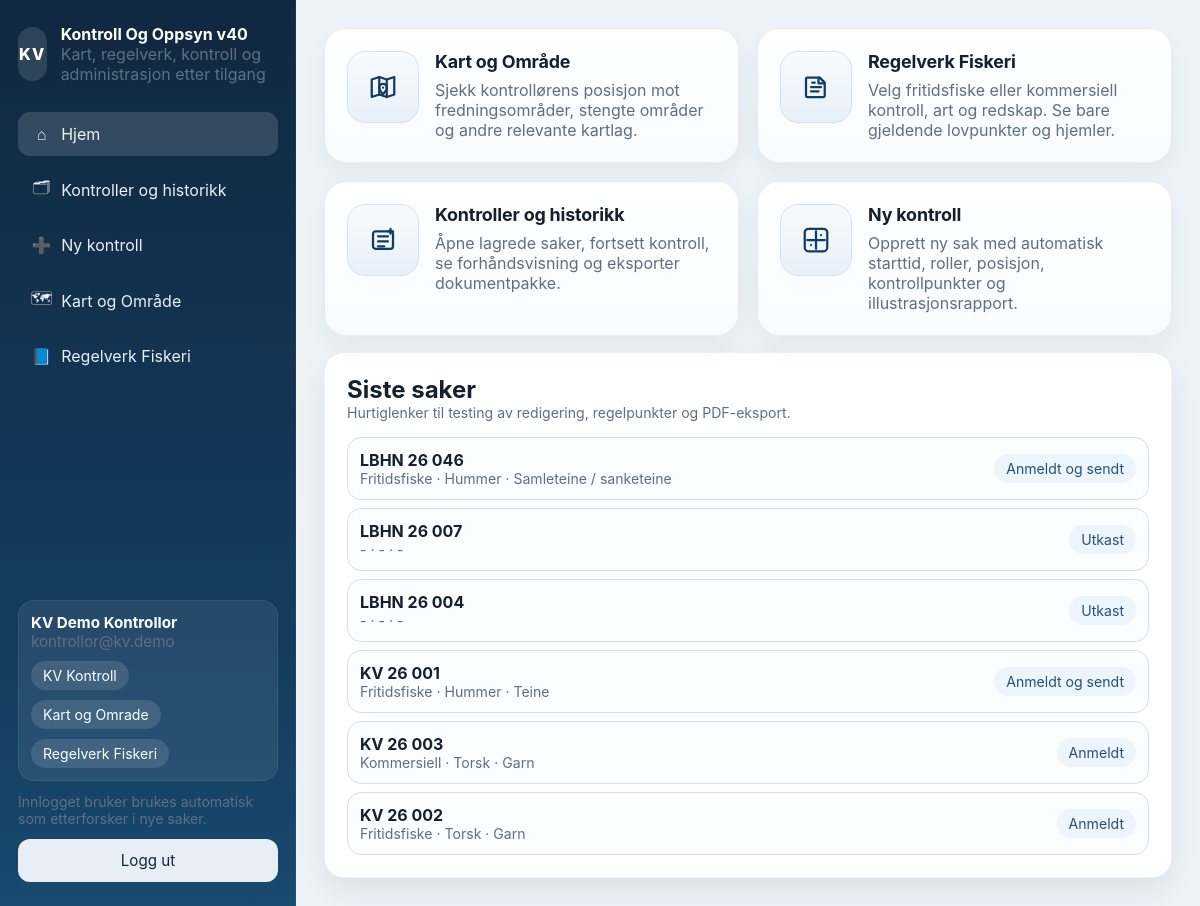
/dashboard (signed in), run on the app's committed database.
### tables this page shows
CREATE TABLE users (
                id INTEGER PRIMARY KEY AUTOINCREMENT,
                email TEXT NOT NULL UNIQUE,
                full_name TEXT NOT NULL,
                password_hash TEXT NOT NULL,
                role TEXT NOT NULL CHECK (role IN ('admin', 'investigator')),
                last_complainant_name TEXT,
                last_witness_name TEXT,
                active INTEGER NOT NULL DEFAULT 1,
                created_at TEXT NOT NULL,
                updated_at TEXT NOT NULL
            , case_prefix TEXT, address TEXT, phone TEXT, vessel_affiliation TEXT, permissions_json TEXT NOT NULL DEFAULT '[]');

CREATE TABLE cases (
                id INTEGER PRIMARY KEY AUTOINCREMENT,
                case_number TEXT NOT NULL UNIQUE,
                created_by INTEGER NOT NULL REFERENCES users(id) ON DELETE RESTRICT,
                investigator_name TEXT NOT NULL,
                complainant_name TEXT,
                witness_name TEXT,
                case_basis TEXT NOT NULL DEFAULT 'patruljeobservasjon',
                basis_source_name TEXT,
                basis_details TEXT,
                control_type TEXT,
                fishery_type TEXT,
                species TEXT,
                gear_type TEXT,
                start_time TEXT,
                end_time TEXT,
                location_name TEXT,
                latitude REAL,
                longitude REAL,
                area_status TEXT,
                area_name TEXT,
                suspect_name TEXT,
                suspect_phone TEXT,
                suspect_birthdate TEXT,
                suspect_address TEXT,
                suspect_post_place TEXT,
                lookup_text TEXT,
                vessel_name TEXT,
                vessel_reg TEXT,
                radio_call_sign TEXT,
                notes TEXT,
                hearing_text TEXT,
                seizure_notes TEXT,
                summary TEXT,
                findings_json TEXT NOT NULL DEFAULT '[]',
                source_snapshot_json TEXT NOT NULL DEFAULT '[]',
                crew_json TEXT NOT NULL DEFAULT '[]',
                external_actors_json TEXT NOT NULL DEFAULT '[]',
                hummer_participant_no TEXT,
                hummer_last_registered TEXT,
                observed_gear_count INTEGER,
                complaint_override TEXT,
                own_report_override TEXT,
                interview_report_override TEXT,
                seizure_report_override TEXT,
                interview_sessions_json TEXT NOT NULL DEFAULT '[]',
                complainant_signature TEXT,
                witness_signature TEXT,
                investigator_signature TEXT,
                suspect_signature TEXT,
                status TEXT NOT NULL DEFAULT 'Utkast',
                last_generated_pdf TEXT,
                last_previewed_at TEXT,
                created_at TEXT NOT NULL,
                updated_at TEXT NOT NULL
            , deleted_at TEXT, deleted_by INTEGER);

### app/routers/pages.py (the view)
@router.get('/dashboard', response_class=HTMLResponse)
def dashboard(request: Request, status_filter: str = 'all'):
    user = require_permission(request, 'kv_kontroll', detail='Brukeren har ikke tilgang til KV Kontroll.')
    cases = db.list_cases(user, status_filter=status_filter)
    counts = db.case_counts(user)
    return render_template(request, 'dashboard.html', cases=cases, counts=counts, status_filter=status_filter)

### app/templates/dashboard.html (shortened to what this page needs)
{% extends 'base.html' %}
{% block content %}
<section class="home-card-grid">
  <a class="home-link-card" href="/kart">
    <div class="home-card-icon" aria-hidden="true">
    </div>
    <div>
      <h2>Kart og Område</h2>
      <p class="muted">Sjekk kontrollørens posisjon mot fredningsområder, stengte områder og andre relevante kartlag.</p>
    </div>
  </a>
  <a class="home-link-card" href="/regelverk">
    <div class="home-card-icon" aria-hidden="true">
      <svg viewBox="0 0 24 24" fill="none" stroke-width="1.8" stroke-linecap="round" stroke-linejoin="round"><path d="M5 4.5h10l4 4V19a1 1 0 0 1-1 1H5a1 1 0 0 1-1-1v-13.5a1 1 0 0 1 1-1z"></path><path d="M14 4.5V9h4"></path><path d="M8 12h8"></path><path d="M8 15.5h6"></path><path d="M9 8.5h2"></path></svg>
    </div>
    <div>
      <h2>Regelverk Fiskeri</h2>
      <p class="muted">Velg fritidsfiske eller kommersiell kontroll, art og redskap. Se bare gjeldende lovpunkter og hjemler.</p>
    </div>
  </a>
  <a class="home-link-card" href="/kontroller">
    <div class="home-card-icon" aria-hidden="true">
      <svg viewBox="0 0 24 24" fill="none" stroke-width="1.8" stroke-linecap="round" stroke-linejoin="round"><rect x="4" y="5" width="16" height="14" rx="2"></rect><path d="M8 9h8"></path><path d="M8 13h8"></path><path d="M8 17h5"></path><path d="M18 3v4"></path><path d="M16 5h4"></path></svg>
    </div>
    <div>
      <h2>Kontroller og historikk</h2>
      <p class="muted">Åpne lagrede saker, fortsett kontroll, se forhåndsvisning og eksporter dokumentpakke.</p>
    </div>
  </a>
  <a class="home-link-card" href="/cases/new">
    <div class="home-card-icon" aria-hidden="true">
      <svg viewBox="0 0 24 24" fill="none" stroke-width="1.8" stroke-linecap="round" stroke-linejoin="round"><path d="M12 5v14"></path><path d="M5 12h14"></path><rect x="3" y="3" width="18" height="18" rx="3"></rect><path d="M16 8h0"></path><path d="M8 16h0"></path></svg>
    </div>
    <div>
      <h2>Ny kontroll</h2>
      <p class="muted">Opprett ny sak med automatisk starttid, roller, posisjon, kontrollpunkter og illustrasjonsrapport.</p>
    </div>
  </a>
</section>
<section class="card margin-top-m">
  <div class="card-header">
    <div>
      <h2>Siste saker</h2>
      <div class="muted small">Hurtiglenker til testing av redigering, regelpunkter og PDF-eksport.</div>
    </div>
  </div>
  <div class="recent-case-list">
    {% for case in cases[:6] %}
    <a class="recent-case" href="/cases/{{ case.id }}/edit">
      <div>
        <strong>{{ case.case_number }}</strong>
        <div class="muted small">{{ case.control_type or '-' }} · {{ case.species or case.fishery_type or '-' }} · {{ case.gear_type or '-' }}</div>
      </div>
      <span class="pill">{{ case.status }}</span>
    </a>
    {% else %}
    <div class="muted">Ingen saker ennå.</div>
    {% endfor %}
  </div>
</section>
{% endblock %}

### app/templates/base.html (shortened to what this page needs)
<!DOCTYPE html>
<html lang="no">
<head>
  <link rel="stylesheet" href="https://unpkg.com/leaflet@1.9.4/dist/leaflet.css" />
  <link rel="stylesheet" href="/static/styles.css" />
</head>
<body>
  <div class="app-shell">
    {% if current_user %}
    <aside class="sidebar">
      <div>
        <div class="brand">
          <div class="brand-badge">KV</div>
          <div>
            <strong>Kontroll Og Oppsyn {{ app_version }}</strong>
            <div class="muted sidebar-subtitle">Kart, regelverk, kontroll og administrasjon etter tilgang</div>
          </div>
        </div>
        <nav class="nav">
          {% for link in nav_links %}
          <a href="{{ link.href }}" class="nav-link {% if request.url.path == link.href or request.url.path.startswith(link.href ~ '/') %}active{% endif %}"><span class="nav-link-icon" aria-hidden="true">{{ link.icon }}</span><span>{{ link.label }}</span></a>
          {% endfor %}
        </nav>
      </div>
      <div class="sidebar-footer">
        <div class="sidebar-user-card">
          <div><strong>{{ current_user.full_name }}</strong></div>
          <div class="muted">{{ current_user.email }}</div>
          <div class="permission-chip-list margin-top-s">
            {% for permission in current_permissions %}
            <span class="pill pill-invert">{{ permission_labels[permission] }}</span>
            {% endfor %}
          </div>
        </div>
        {% if 'kv_kontroll' in current_permissions %}
        <div class="sidebar-note small muted">
          Innlogget bruker brukes automatisk som etterforsker i nye saker.
        </div>
        {% else %}
        <div class="sidebar-note small muted">
          Denne brukeren ser bare modulene som er gitt i adminoppsettet.
        </div>
        {% endif %}
        <form method="post" action="/logout">
          <button class="btn btn-secondary btn-full" type="submit">Logg ut</button>
        </form>
      </div>
    </aside>
    {% endif %}
    <main class="main {% if not current_user %}main-logged-out{% endif %}">
      {% block content %}{% endblock %}
    </main>
  </div>
</body>
</html>

### app/static/styles.css (style rules this page uses)
:root { --bg: #eef3f8; --card: #ffffff; --text: #12202f; --muted: #5f6f81; --line: #d5dfeb; --primary: #10273d; --primary-2: #24527b; --danger: #ab2c2c; --success: #0e6e46; --shadow: 0 12px 30px rgba(15, 39, 64, 0.09); --radius: 20px; }
* { box-sizing: border-box; }
html, body { margin: 0; padding: 0; font-family: Inter, ui-sans-serif, system-ui, -apple-system, BlinkMacSystemFont, 'Segoe UI', sans-serif; color: var(--text); background: var(--bg); }
a { color: inherit; text-decoration: none; }
body { min-height: 100vh; }
input, select, textarea, button { font: inherit; }
button { cursor: pointer; }
.app-shell { display: flex; min-height: 100vh; }
.sidebar { width: 296px; background: linear-gradient(180deg, #10283f, #143c60 72%, #18496f 100%); color: #fff; padding: 24px 18px; display: flex; flex-direction: column; justify-content: space-between; box-shadow: inset -1px 0 0 rgba(255,255,255,0.06); }
.brand { display: flex; align-items: center; gap: 14px; }
.brand-badge { width: 54px; height: 54px; border-radius: 16px; background: rgba(255,255,255,0.12); display: grid; place-items: center; font-weight: 800; letter-spacing: 0.08em; }
.nav { display: grid; gap: 8px; margin-top: 28px; }
.nav-link { padding: 12px 14px; border-radius: 12px; color: rgba(255,255,255,0.92); display: flex; align-items: center; gap: 10px; }
.sidebar-footer { display: grid; gap: 12px; font-size: 0.95rem; }
.main { flex: 1; padding: 28px; }
.card { background: var(--card); border-radius: var(--radius); box-shadow: var(--shadow); padding: 22px; border: 1px solid rgba(15, 39, 64, 0.06); }
.card-header { display: flex; justify-content: space-between; align-items: center; gap: 12px; margin-bottom: 16px; }
.card-header h2, .card-header h3 { margin: 0; }
.muted { color: var(--muted); }
.small { font-size: 0.88rem; }
.pill { display: inline-flex; align-items: center; gap: 8px; padding: 6px 12px; border-radius: 999px; background: #eef4fb; color: var(--primary-2); font-size: 0.88rem; }
.btn { border: none; border-radius: 12px; padding: 12px 16px; display: inline-flex; align-items: center; justify-content: center; gap: 8px; }
.btn-secondary { background: #e8eef6; color: var(--primary); }
.btn-full { width: 100%; }
.margin-top-s { margin-top: 10px; }
.margin-top-m { margin-top: 16px; }
.nav-link.active { background: rgba(255,255,255,0.14); }
.nav-link-icon { width: 1.2rem; display: inline-flex; justify-content: center; align-items: center; font-size: 1rem; flex: 0 0 1.2rem; }
.recent-case-list { display: grid; gap: 8px; }
.recent-case { display: flex; justify-content: space-between; align-items: center; gap: 12px; padding: 12px; border: 1px solid var(--line); border-radius: 14px; background: #fbfdff; }
.home-card-grid { display: grid; grid-template-columns: repeat(2, minmax(0, 1fr)); gap: 18px; }
.home-link-card { display: grid; grid-template-columns: 72px 1fr; gap: 16px; align-items: start; background: linear-gradient(180deg, #ffffff, #f8fbff); border-radius: 22px; border: 1px solid rgba(15, 39, 64, 0.09); box-shadow: 0 16px 34px rgba(15, 39, 64, 0.08); padding: 22px; transition: transform 0.15s ease, box-shadow 0.15s ease; }
.home-link-card h2 { margin: 0 0 8px; font-size: 1.12rem; }
.home-link-card p { margin: 0; }
.home-card-icon { width: 72px; height: 72px; border-radius: 20px; background: linear-gradient(180deg, #163758, #0f2740); color: #fff; display: grid; place-items: center; font-size: 2rem; box-shadow: inset 0 1px 0 rgba(255,255,255,0.15); }
.sidebar-user-card { background: rgba(255,255,255,0.08); border: 1px solid rgba(255,255,255,0.08); border-radius: 16px; padding: 12px; }
.pill-invert { background: rgba(255,255,255,0.12); color: #fff; }
.home-link-card { border: 1px solid rgba(16,39,61,0.08); box-shadow: 0 10px 24px rgba(16,39,61,0.06); }
.home-card-icon { width: 72px; height: 72px; border-radius: 18px; display: grid; place-items: center; font-size: 2rem; background: linear-gradient(180deg, #eff6fd, #ddebf8); border: 1px solid #d2e1ef; }
.home-card-icon svg { width: 30px; height: 30px; stroke: #143c60; }
.home-card-icon { background: linear-gradient(180deg, #f7fbff, #e7f0f9); }
.home-link-card h2 { letter-spacing: -0.01em; }
.permission-options, .permission-chip-list { display: flex; flex-wrap: wrap; gap: 10px; }

### data on the page
users: full_name "KV Demo Kontrollor", email "kontrollor@kv.demo"
cases: case_number "LBHN 26 046", control_type "Fritidsfiske", species "Hummer", gear_type "Samleteine / sanketeine", status "Anmeldt og sendt"
cases: case_number "LBHN 26 007", control_type "-", species "-", gear_type "-", status "Utkast"
cases: case_number "LBHN 26 004", control_type "-", species "-", gear_type "-", status "Utkast"
cases: case_number "KV 26 001", control_type "Fritidsfiske", species "Hummer", gear_type "Teine", status "Anmeldt og sendt"
cases: case_number "KV 26 003", control_type "Kommersiell", species "Torsk", gear_type "Garn", status "Anmeldt"
cases: case_number "KV 26 002", control_type "Fritidsfiske", species "Torsk", gear_type "Garn", status "Anmeldt"

### other printed values
{{ app_version }} "v40"
{{ link.icon }} "⌂" "🗂" "➕" "🗺" "📘"
{{ link.label }} "Hjem" "Kontroller og historikk" "Ny kontroll" "Kart og Område" "Regelverk Fiskeri"
{{ permission_labels[permission] }} "KV Kontroll" "Kart og Omrade" "Regelverk Fiskeri"
